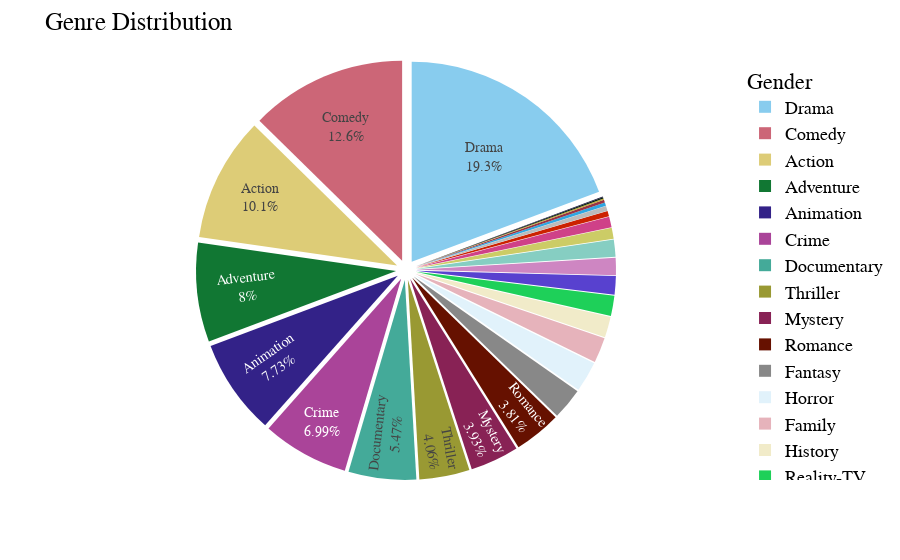

Notebook code cell kept with this figure:
### Code cell
# Genre Count Ditribution
fig = px.pie(data_frame = genre_df,
             values = 'Count',
             names = genre_df.index,
             color_discrete_sequence = px.colors.qualitative.Safe)

fig.update_traces(textposition = 'inside',
                  textinfo = 'label+percent',
                  pull = [0.05] * len(genre_df.index.to_list()))

fig.update_layout(title = {'text':'Genre Distribution'},
                  legend_title = 'Gender',
                  uniformtext_minsize=13,
                  uniformtext_mode='hide',
                  font = dict(
                      family = "Courier New, monospace",
                      size = 18,
                      color = 'black'
                  ))


fig.show()

### Figure 1 — Plotly figure (JSON) as saved in the notebook; plotly's stock layout.template omitted (floating-point values rounded to 4 significant figures)
{"data": [{"domain": {"x": [0, 1], "y": [0, 1]}, "hovertemplate": "index=%{label}<br>Count=%{value}<extra></extra>", "labels": ["Action", "Horror", "Thriller", "Animation", "Adventure", "Drama", "Comedy", "Crime", "Romance", "Mystery", "Fantasy", "History", "Sci-Fi", "Biography", "Family", "Documentary", "Music", "Sport", "Short", "Game-Show", "Reality-TV", "Musical", "War", "Western", "Film-Noir", "Talk-Show", "News"], "legendgroup": "", "name": "", "pull": [0.05, 0.05, 0.05, 0.05, 0.05, 0.05, 0.05, 0.05, 0.05, 0.05, 0.05, 0.05, 0.05, 0.05, 0.05, 0.05, 0.05, 0.05, 0.05, 0.05, 0.05, 0.05, 0.05, 0.05, 0.05, 0.05, 0.05], "showlegend": true, "textinfo": "label+percent", "textposition": "inside", "type": "pie", "values": [2258, 553, 910, 1732, 1792, 4325, 2832, 1566, 853, 880, 572, 372, 310, 312, 456, 1224, 200, 192, 333, 98, 370, 61, 48, 24, 12, 89, 23]}], "layout": {"font": {"color": "black", "family": "Courier New, monospace", "size": 18}, "legend": {"title": {"text": "Gender"}, "tracegroupgap": 0}, "margin": {"t": 60}, "piecolorway": ["rgb(136, 204, 238)", "rgb(204, 102, 119)", "rgb(221, 204, 119)", "rgb(17, 119, 51)", "rgb(51, 34, 136)", "rgb(170, 68, 153)", "rgb(68, 170, 153)", "rgb(153, 153, 51)", "rgb(136, 34, 85)", "rgb(102, 17, 0)", "rgb(136, 136, 136)"], "title": {"text": "Genre Distribution"}, "uniformtext": {"minsize": 13, "mode": "hide"}}}
